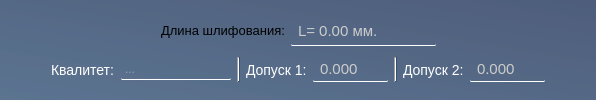
                    <widget class="QWidget" name="widget_8" native="true">
                     <property name="styleSheet">
                      <string notr="true">QWidget {
	background: qlineargradient(spread:pad, x1:0, y1:1, x2:1, y2:0, stop:0 rgba(39, 72, 109, 129), stop:1 rgba(21, 41, 81, 129))
}</string>
                     </property>
                     <layout class="QVBoxLayout" name="verticalLayout_15">
                      <item>
                       <layout class="QHBoxLayout" name="horizontalLayout_13">
                        <property name="topMargin">
                         <number>0</number>
                        </property>
                        <item>
                         <spacer name="horizontalSpacer_19">
                          <property name="orientation">
                           <enum>Qt::Orientation::Horizontal</enum>
                          </property>
                          <property name="sizeHint" stdset="0">
                           <size>
                            <width>40</width>
                            <height>20</height>
                           </size>
                          </property>
                         </spacer>
                        </item>
                        <item>
                         <widget class="QLabel" name="label_15">
                          <property name="sizePolicy">
                           <sizepolicy hsizetype="Preferred" vsizetype="Maximum">
                            <horstretch>0</horstretch>
                            <verstretch>0</verstretch>
                           </sizepolicy>
                          </property>
                          <property name="font">
                           <font>
                            <pointsize>10</pointsize>
                           </font>
                          </property>
                          <property name="styleSheet">
                           <string notr="true">background:none;
border: none</string>
                          </property>
                          <property name="text">
                           <string>Длина шлифования:</string>
                          </property>
                          <property name="alignment">
                           <set>Qt::AlignmentFlag::AlignCenter</set>
                          </property>
                         </widget>
                        </item>
                        <item alignment="Qt::AlignmentFlag::AlignHCenter">
                         <widget class="QDoubleSpinBox" name="length">
                          <property name="sizePolicy">
                           <sizepolicy hsizetype="Minimum" vsizetype="Maximum">
                            <horstretch>0</horstretch>
                            <verstretch>0</verstretch>
                           </sizepolicy>
                          </property>
                          <property name="minimumSize">
                           <size>
                            <width>0</width>
                            <height>30</height>
                           </size>
                          </property>
                          <property name="styleSheet">
                           <string notr="true">QDoubleSpinBox {
	padding: 2 5 2 5;	
	border: none;
	border-bottom: 1px solid white;
	border-radius: 1px;
	background: rgba(255, 255, 255, 0);
	transition: color 0.3s ease;
	transition: border-bottom 0.4s ease;
	color: rgb(204, 204, 204);
	font-size: 11pt;
}

QDoubleSpinBox:disabled {
	color: rgb(120, 106, 107);
	background: rgba(255, 255, 255, 20);
}

QDoubleSpinBox:hover {
	color: rgb(255, 255, 255)
}

QDoubleSpinBox:pressed {
	border-bottom: 1px solid white;
}
</string>
                          </property>
                          <property name="prefix">
                           <string>L= </string>
                          </property>
                          <property name="suffix">
                           <string> мм.</string>
                          </property>
                          <property name="maximum">
                           <double>10000.000000000000000</double>
                          </property>
                         </widget>
                        </item>
                        <item>
                         <spacer name="horizontalSpacer_20">
                          <property name="orientation">
                           <enum>Qt::Orientation::Horizontal</enum>
                          </property>
                          <property name="sizeHint" stdset="0">
                           <size>
                            <width>40</width>
                            <height>20</height>
                           </size>
                          </property>
                         </spacer>
                        </item>
                       </layout>
                      </item>
                      <item>
                       <layout class="QHBoxLayout" name="horizontalLayout_11">
                        <property name="bottomMargin">
                         <number>0</number>
                        </property>
                        <item>
                         <spacer name="horizontalSpacer_25">
                          <property name="orientation">
                           <enum>Qt::Orientation::Horizontal</enum>
                          </property>
                          <property name="sizeHint" stdset="0">
                           <size>
                            <width>40</width>
                            <height>20</height>
                           </size>
                          </property>
                         </spacer>
                        </item>
                        <item>
                         <widget class="QLabel" name="label_28">
                          <property name="sizePolicy">
                           <sizepolicy hsizetype="Maximum" vsizetype="Fixed">
                            <horstretch>0</horstretch>
                            <verstretch>0</verstretch>
                           </sizepolicy>
                          </property>
                          <property name="maximumSize">
                           <size>
                            <width>16777215</width>
                            <height>300</height>
                           </size>
                          </property>
                          <property name="styleSheet">
                           <string notr="true">	margin-right: 0px; /* Расстояние между квадратиком и текстом */          
	border: none;	
	color: rgb(255, 255, 255) ;	
	background: none;
	font-size: 14px;</string>
                          </property>
                          <property name="text">
                           <string>Квалитет:</string>
                          </property>
                         </widget>
                        </item>
                        <item>
                         <widget class="QLineEdit" name="kvalitet_length">
                          <property name="enabled">
                           <bool>true</bool>
                          </property>
                          <property name="sizePolicy">
                           <sizepolicy hsizetype="Maximum" vsizetype="Fixed">
                            <horstretch>0</horstretch>
                            <verstretch>0</verstretch>
                           </sizepolicy>
                          </property>
                          <property name="maximumSize">
                           <size>
                            <width>16777215</width>
                            <height>16777215</height>
                           </size>
                          </property>
                          <property name="font">
                           <font>
                            <pointsize>-1</pointsize>
                            <bold>false</bold>
                           </font>
                          </property>
                          <property name="styleSheet">
                           <string notr="true">QLineEdit {
	padding: 2;	
	border: none;
	border-bottom: 1px solid white;
	border-radius: 1px;
	background: rgba(255, 255, 255, 0);
	transition: color 0.3s ease;
	transition: border-bottom 0.4s ease;
	color: rgb(204, 204, 204);
	font-size: 12px
}
QLineEdit:disabled {
	color: rgb(120, 106, 107);
	background: rgba(255, 255, 255, 20);
}

QLineEdit:hover {
	color: rgb(255, 255, 255)
}

QLineEdit:pressed {
	border-bottom: 1px solid white;
}</string>
                          </property>
                          <property name="text">
                           <string/>
                          </property>
                          <property name="placeholderText">
                           <string>...</string>
                          </property>
                         </widget>
                        </item>
                        <item>
                         <widget class="Line" name="line_7">
                          <property name="styleSheet">
                           <string notr="true"/>
                          </property>
                          <property name="orientation">
                           <enum>Qt::Orientation::Vertical</enum>
                          </property>
                         </widget>
                        </item>
                        <item>
                         <widget class="QLabel" name="label_29">
                          <property name="sizePolicy">
                           <sizepolicy hsizetype="Maximum" vsizetype="Fixed">
                            <horstretch>0</horstretch>
                            <verstretch>0</verstretch>
                           </sizepolicy>
                          </property>
                          <property name="maximumSize">
                           <size>
                            <width>16777215</width>
                            <height>300</height>
                           </size>
                          </property>
                          <property name="styleSheet">
                           <string notr="true">	margin-right: 0px; /* Расстояние между квадратиком и текстом */          
	border: none;	
	color: rgb(255, 255, 255) ;	
	background: none;
	font-size: 14px;</string>
                          </property>
                          <property name="text">
                           <string>Допуск 1:</string>
                          </property>
                         </widget>
                        </item>
                        <item>
                         <widget class="QDoubleSpinBox" name="dopusk_length_1">
                          <property name="enabled">
                           <bool>true</bool>
                          </property>
                          <property name="sizePolicy">
                           <sizepolicy hsizetype="Maximum" vsizetype="Fixed">
                            <horstretch>0</horstretch>
                            <verstretch>0</verstretch>
                           </sizepolicy>
                          </property>
                          <property name="maximumSize">
                           <size>
                            <width>16777215</width>
                            <height>16777215</height>
                           </size>
                          </property>
                          <property name="styleSheet">
                           <string notr="true">QDoubleSpinBox {
	padding: 2 5 2 5;	
	border: none;
	border-bottom: 1px solid white;
	border-radius: 1px;
	background: rgba(255, 255, 255, 0);
	transition: color 0.3s ease;
	transition: border-bottom 0.4s ease;
	color: rgb(204, 204, 204);
	font-size: 15px
}

QDoubleSpinBox:disabled {
	color: rgb(120, 106, 107);
	background: rgba(255, 255, 255, 20);
}

QDoubleSpinBox:hover {
	color: rgb(255, 255, 255)
}

QDoubleSpinBox:pressed {
	border-bottom: 1px solid white;
}
</string>
                          </property>
                          <property name="prefix">
                           <string/>
                          </property>
                          <property name="decimals">
                           <number>3</number>
                          </property>
                          <property name="minimum">
                           <double>-5.000000000000000</double>
                          </property>
                          <property name="maximum">
                           <double>5.000000000000000</double>
                          </property>
                          <property name="singleStep">
                           <double>0.005000000000000</double>
                          </property>
                          <property name="value">
                           <double>0.000000000000000</double>
                          </property>
                         </widget>
                        </item>
                        <item>
                         <widget class="Line" name="line_8">
                          <property name="styleSheet">
                           <string notr="true"/>
                          </property>
                          <property name="orientation">
                           <enum>Qt::Orientation::Vertical</enum>
                          </property>
                         </widget>
                        </item>
                        <item>
                         <widget class="QLabel" name="label_30">
                          <property name="sizePolicy">
                           <sizepolicy hsizetype="Maximum" vsizetype="Fixed">
                            <horstretch>0</horstretch>
                            <verstretch>0</verstretch>
                           </sizepolicy>
                          </property>
                          <property name="maximumSize">
                           <size>
                            <width>16777215</width>
                            <height>300</height>
                           </size>
                          </property>
                          <property name="styleSheet">
                           <string notr="true">	margin-right: 0px; /* Расстояние между квадратиком и текстом */          
	border: none;	
	color: rgb(255, 255, 255) ;	
	background: none;
	font-size: 14px;</string>
                          </property>
                          <property name="text">
                           <string>Допуск 2:</string>
                          </property>
                         </widget>
                        </item>
                        <item>
                         <widget class="QDoubleSpinBox" name="dopusk_length_2">
                          <property name="enabled">
                           <bool>true</bool>
                          </property>
                          <property name="sizePolicy">
                           <sizepolicy hsizetype="Maximum" vsizetype="Fixed">
                            <horstretch>0</horstretch>
                            <verstretch>0</verstretch>
                           </sizepolicy>
                          </property>
                          <property name="maximumSize">
                           <size>
                            <width>16777215</width>
                            <height>16777215</height>
                           </size>
                          </property>
                          <property name="styleSheet">
                           <string notr="true">QDoubleSpinBox {
	padding: 2 5 2 5;	
	border: none;
	border-bottom: 1px solid white;
	border-radius: 1px;
	background: rgba(255, 255, 255, 0);
	transition: color 0.3s ease;
	transition: border-bottom 0.4s ease;
	color: rgb(204, 204, 204);
	font-size: 15px
}

QDoubleSpinBox:disabled {
	color: rgb(120, 106, 107);
	background: rgba(255, 255, 255, 20);
}

QDoubleSpinBox:hover {
	color: rgb(255, 255, 255)
}

QDoubleSpinBox:pressed {
	border-bottom: 1px solid white;
}
</string>
                          </property>
                          <property name="prefix">
                           <string/>
                          </property>
                          <property name="decimals">
                           <number>3</number>
                          </property>
                          <property name="minimum">
                           <double>-5.000000000000000</double>
                          </property>
                          <property name="maximum">
                           <double>5.000000000000000</double>
                          </property>
                          <property name="singleStep">
                           <double>0.005000000000000</double>
                          </property>
                          <property name="value">
                           <double>0.000000000000000</double>
                          </property>
                         </widget>
                        </item>
                        <item>
                         <spacer name="horizontalSpacer_26">
                          <property name="orientation">
                           <enum>Qt::Orientation::Horizontal</enum>
                          </property>
                          <property name="sizeHint" stdset="0">
                           <size>
                            <width>40</width>
                            <height>20</height>
                           </size>
                          </property>
                         </spacer>
                        </item>
                       </layout>
                      </item>
                     </layout>
                    </widget>
